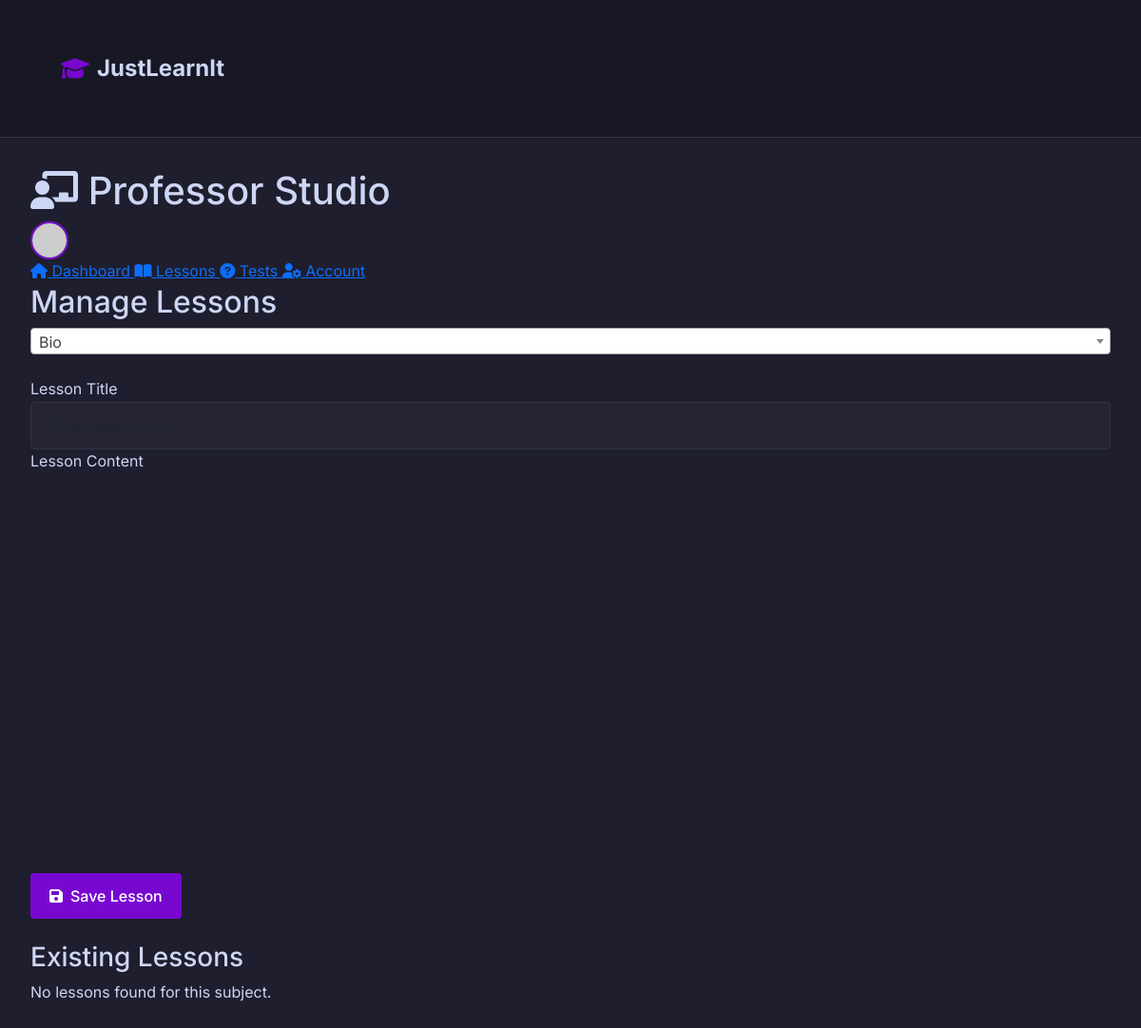
/studio/lessons?subject=Isto (signed in), run on an earlier commit of the app's database.
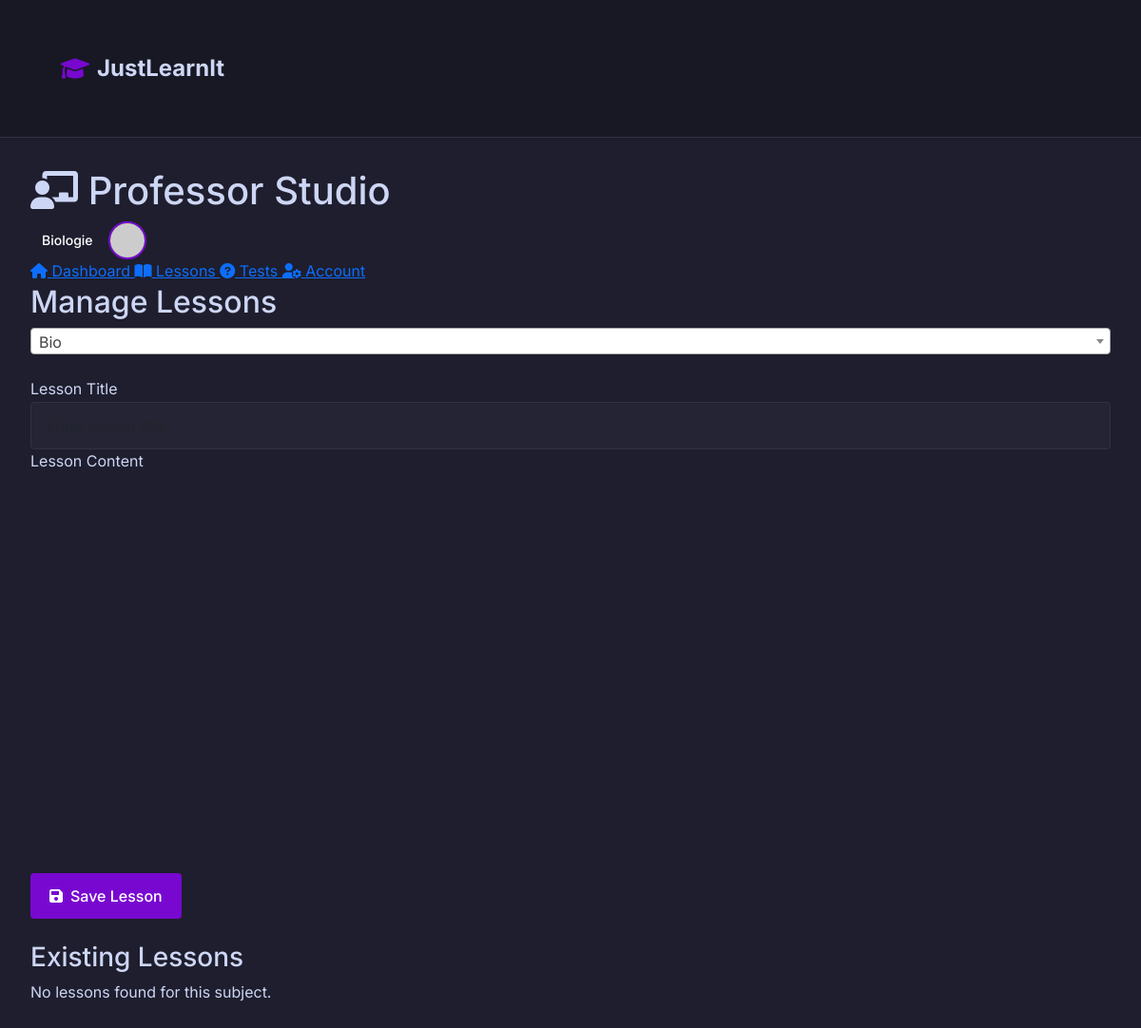
And on a later commit of the database.
### models.py (models this page shows, shortened)
class User(db.Model, UserMixin):
    id = db.Column(db.Integer, primary_key=True)
    email = db.Column(db.String(120), unique=True, nullable=False)
    password = db.Column(db.String(120), nullable=False)
    name = db.Column(db.String(120), nullable=True)
    is_admin = db.Column(db.Boolean, default=False)
    user_type = db.Column(db.String(50), nullable=True)
    subject = db.Column(db.String(120), nullable=True)
    is_professor_approved = db.Column(db.Boolean, default=False)
    verification_token = db.Column(db.String(36), nullable=True)
    is_verified = db.Column(db.Boolean, default=False)
    last_login = db.Column(db.DateTime, nullable=True)
    session_id = db.Column(db.String(100))
    created_at = db.Column(db.DateTime, default=datetime.utcnow)
    lessons = db.relationship('Lesson', backref='author', lazy=True)
    tests = db.relationship('Test', backref='author', lazy=True)
    grades = db.relationship('Grade', backref='student', lazy=True)
    @property
    def is_authenticated(self):
        return True

### StudioPage/routes.py (the view, shortened to what this page needs)
@studio_bp.route('/lessons', methods=['GET', 'POST'])
@login_required
@require_professor
def lessons():
    subject = request.args.get('subject', 'Bio')
    if subject not in SUBJECTS:
        subject = 'Bio'
        flash('Invalid subject selected. Defaulting to Biology.', 'warning')
    lessons_dir = get_professor_dir(LECTII_DIR, subject)
    try:
        lessons = []
        if os.path.exists(lessons_dir):
            for f in os.listdir(lessons_dir):
                if f.endswith('.html'):
                    lessons.append({
                        'title': f.replace('.html', ''),
                        'path': os.path.join(lessons_dir, f)
                    })
    except Exception as e:
        flash('Error accessing lessons. Please try again.', 'error')
        lessons = []
    return render_template('studio_lessons.html',
                         user=current_user,
                         subject=SUBJECTS[subject],
                         subjects=SUBJECTS,
                         lessons=lessons)

### StudioPage/routes.py (called while the page is built)
def require_professor(f):
    @wraps(f)
    def decorated_function(*args, **kwargs):
        if not current_user.is_authenticated or current_user.user_type != 'profesor' or not current_user.is_professor_approved:
            flash('You must be an approved professor to access this page.', 'error')
            return redirect(url_for('landing.index'))
        return f(*args, **kwargs)
    return decorated_function

def get_professor_dir(base_dir, subject):
    if not current_user.is_authenticated:
        return None
    professor_dir = os.path.join(base_dir, subject, 'profesori', current_user.email)
    os.makedirs(professor_dir, exist_ok=True)
    return professor_dir

### app.py (called while the page is built)
@login_manager.user_loader
def load_user(user_id):
    user = User.query.get(int(user_id))
    if user and 'user_id' in session:
        user.last_login = datetime.utcnow()
        db.session.commit()
    return user

### Templates/studio_lessons.html (shortened to what this page needs)
{% extends "studio.html" %}
{% block extra_css %}
<link href="https://cdn.quilljs.com/1.3.6/quill.snow.css" rel="stylesheet">
<link href="https://cdn.jsdelivr.net/npm/select2@4.1.0-rc.0/dist/css/select2.min.css" rel="stylesheet">
{% endblock %}
{% block studio_content %}
<div class="lesson-creator">
    <h2>Manage Lessons</h2>
    <div class="subject-selector mb-4">
    </div>
    <div id="create-lesson" class="mb-4">
        <div class="form-group">
            <label for="lesson-title">Lesson Title</label>
            <input type="text" id="lesson-title" class="form-control" placeholder="Enter lesson title">
        </div>
        <div class="form-group">
            <label>Lesson Content</label>
            <div id="editor-container"></div>
        </div>
        <div class="form-actions">
            <button id="save-lesson" class="btn btn-primary">
                <i class="fas fa-save"></i> Save Lesson
            </button>
        </div>
    </div>
    <h3>Existing Lessons</h3>
    {% if lessons %}
    <ul class="lesson-list">
        {% for lesson in lessons %}
        <li class="lesson-item">
            <span>{{ lesson.title }}</span>
            <div class="lesson-actions">
                <a href="{{ url_for('studio.view_lesson', subject=subject.key, title=lesson.title) }}"
                   class="btn btn-view">
                    <i class="fas fa-eye"></i> View
                </a>
                <a href="{{ url_for('studio.view_lesson', subject=subject.key, title=lesson.title) }}"
                   class="btn btn-edit">
                    <i class="fas fa-edit"></i> Edit
                </a>
            </div>
        </li>
        {% endfor %}
    </ul>
    {% else %}
    <p>No lessons found for this subject.</p>
    {% endif %}
</div>
{% endblock %}

### Templates/studio.html (shortened to what this page needs)
{% extends "studio_base.html" %}
{% block content %}
<div class="studio-container">
    <div class="studio-header">
        <h1><i class="fas fa-chalkboard-teacher"></i> Professor Studio</h1>
        <div class="user-info">
            {% if user and user.subject %}
                <span class="badge">{{ user.subject }}</span>
            {% endif %}
            <img src="https://ui-avatars.com/api/?name={{ user.name|urlencode }}&background=7808d0&color=fff" class="avatar">
        </div>
    </div>
    <div class="studio-nav">
        <a href="{{ url_for('studio.studio') }}" class="nav-btn {% if request.endpoint == 'studio.studio' %}active{% endif %}">
            <i class="fas fa-home"></i> Dashboard
        </a>
        <a href="{{ url_for('studio.lessons') }}" class="nav-btn {% if request.endpoint == 'studio.lessons' %}active{% endif %}">
            <i class="fas fa-book-open"></i> Lessons
        </a>
        <a href="{{ url_for('studio.tests') }}" class="nav-btn {% if request.endpoint == 'studio.tests' %}active{% endif %}">
            <i class="fas fa-question-circle"></i> Tests
        </a>
        <a href="{{ url_for('account.account') }}" class="nav-btn">
            <i class="fas fa-user-cog"></i> Account
        </a>
    </div>
    <div class="content-area">
        {% block studio_content %}{% endblock %}
    </div>
</div>
{% endblock %}

What changed in the data, as far as the page shows it:
now on this page (row edited): User: subject "Biologie"
changed User: subject empty → "Biologie" (drawn)
